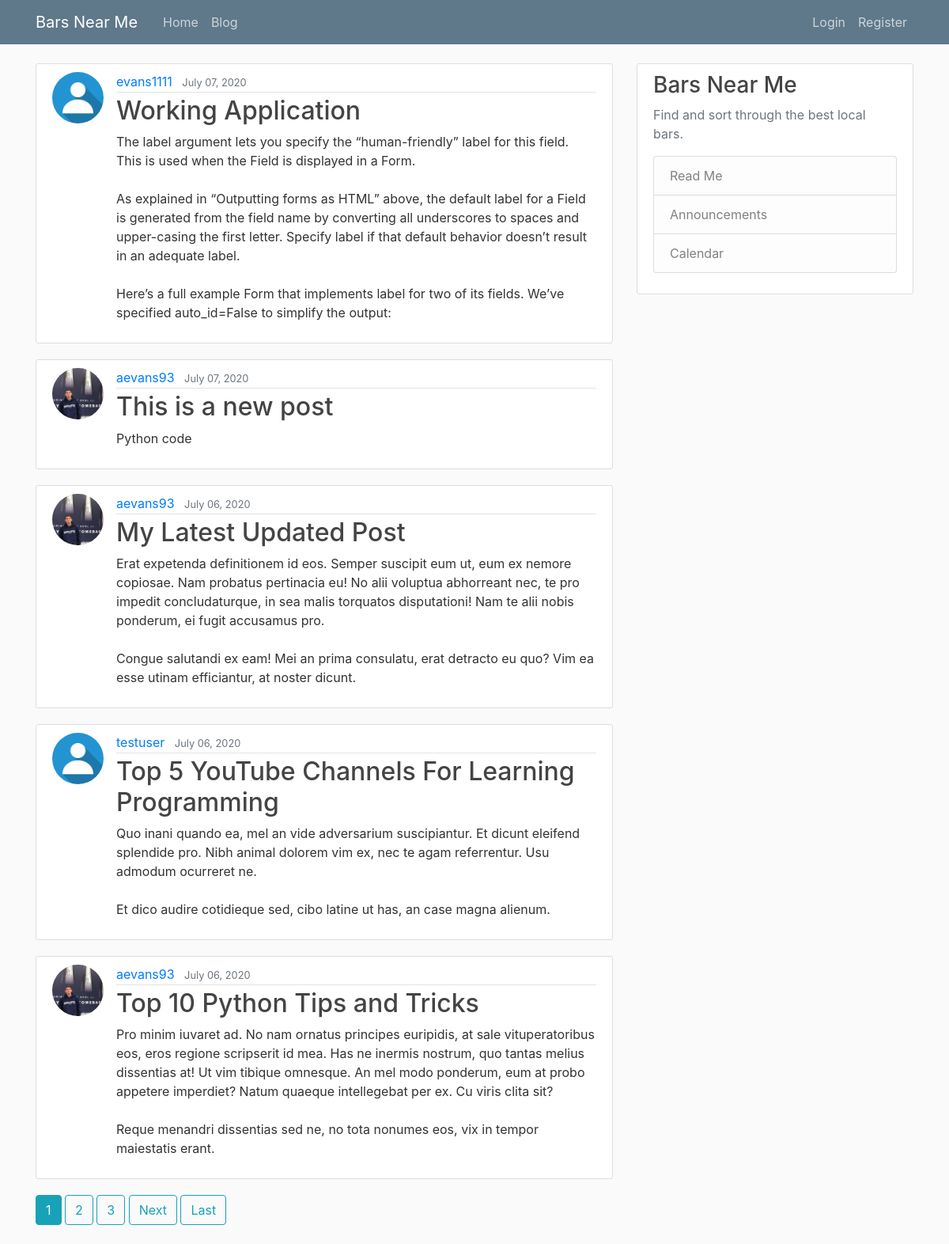
Screenshot of /blog/ with the database file from the repository.
### blog/models.py (models this page shows, shortened)
class Post(models.Model):
    title = models.CharField(max_length=100)
    content = models.TextField()
    date_posted = models.DateTimeField(default=timezone.now)
    author = models.ForeignKey(User, on_delete=models.CASCADE)

### users/models.py (models this page shows, shortened)
class Account(models.Model):
    user = models.OneToOneField(User, on_delete=models.CASCADE) # Add: on_delete=models.CASCADE as a second argument for handline deleting accounts but not the user
    image = models.ImageField(default='default.jpg', upload_to='account_pics')

### blog/views.py (the view)
# urls.py: path('blog/', PostListView.as_view(), name="blog-blog"),
class PostListView(ListView):
    model = Post
    template_name = 'blog/blog.html' # <app>/<model>_<viewtype>.html
    context_object_name = 'posts'
    ordering = ['-date_posted']
    paginate_by = 5

### blog/templates/blog/blog.html (shortened to what this page needs)
{% extends "blog/base.html" %}
{% block content %}
    {% for post in posts %}
        <article class="media content-section">
            <img class="rounded-circle article-img"src="{{ post.author.account.image.url }}" alt="">
            <div class="media-body">
            <div class="article-metadata">
                <a class="mr-2" href="{% url 'user-posts' post.author.username %}">{{ post.author }}</a>
                <small class="text-muted">{{ post.date_posted|date:"F d, Y" }}</small>
            </div>
            <h2><a class="article-title" href="{% url 'post-detail' post.id %}">{{ post.title }}</a></h2>
            <p class="article-content">{{ post.content }}</p>
            </div>
        </article>
    {% endfor %}
    {% if is_paginated %}
        {% for num in page_obj.paginator.page_range %}
            {% if page_obj.number == num %}
                <a class="btn btn-info mb-4" href="?page={{ num }}">{{ num }}</a>
            {% elif num > page_obj.number|add:'-3' and num < page_obj.number|add:'+3' %}
                <a class="btn btn-outline-info mb-4" href="?page={{ num }}">{{ num }}</a>
            {% endif %}
        {% endfor %}
        {% if page_obj.has_next %}
            <a class="btn btn-outline-info mb-4" href="?page={{ page_obj.next_page_number }}">Next</a>
            <a class="btn btn-outline-info mb-4" href="?page={{ page_obj.paginator.num_pages }}">Last</a>
        {% endif %}
    {% endif %}
{% endblock content %}

### blog/static/blog/main.css (style rules this page uses)
body { background: #fafafa; color: #333333; margin-top: 5rem; }
h1, h2, h3, h4, h5, h6 { color: #444444; }
.content-section { background: #ffffff; padding: 10px 20px; border: 1px solid #dddddd; border-radius: 3px; margin-bottom: 20px; }
.article-title { color: #444444; }
.article-content { white-space: pre-line; }
.article-img { height: 65px; width: 65px; margin-right: 16px; }
.article-metadata { padding-bottom: 1px; margin-bottom: 4px; border-bottom: 1px solid #e3e3e3 }

### rows the page displays
Post: author.account.image (placeholder picture), author "evans1111", date_posted "July 07, 2020", title "Working Application", content "The label argument lets you specify the “human-friendly” label for this field. This is used when the Field is displayed in a Form. As explained in “Outputting forms as HTML” above, the default label for a Field is generated from the field name by converting all underscores to spaces and upper-casing the first letter. Specify label if that default behavior doesn’t result in an adequate label. Here’s a full example Form that implements label for two of its fields. We’ve specified auto_id=False to simplify the output:"
Post: author.account.image (picture), author "aevans93", date_posted "July 07, 2020", title "This is a new post", content "Python code"
Post: author.account.image (picture), author "aevans93", date_posted "July 06, 2020", title "My Latest Updated Post", content "Erat expetenda definitionem id eos. Semper suscipit eum ut, eum ex nemore copiosae. Nam probatus pertinacia eu! No alii voluptua abhorreant nec, te pro impedit concludaturque, in sea malis torquatos disputationi! Nam te alii nobis ponderum, ei fugit accusamus pro. Congue salutandi ex eam! Mei an prima consulatu, erat detracto eu quo? Vim ea esse utinam efficiantur, at noster dicunt."
Post: author.account.image (placeholder picture), author "testuser", date_posted "July 06, 2020", title "Top 5 YouTube Channels For Learning Programming", content "Quo inani quando ea, mel an vide adversarium suscipiantur. Et dicunt eleifend splendide pro. Nibh animal dolorem vim ex, nec te agam referrentur. Usu admodum ocurreret ne. Et dico audire cotidieque sed, cibo latine ut has, an case magna alienum."
Post: author.account.image (picture), author "aevans93", date_posted "July 06, 2020", title "Top 10 Python Tips and Tricks", content "Pro minim iuvaret ad. No nam ornatus principes euripidis, at sale vituperatoribus eos, eros regione scripserit id mea. Has ne inermis nostrum, quo tantas melius dissentias at! Ut vim tibique omnesque. An mel modo ponderum, eum at probo appetere imperdiet? Natum quaeque intellegebat per ex. Cu viris clita sit? Reque menandri dissentias sed ne, no tota nonumes eos, vix in tempor maiestatis erant."

### other values shown
{{ num }} "1"
{{ num }} "2" "3"
